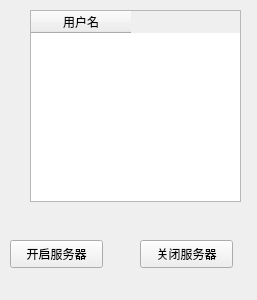
<?xml version="1.0" encoding="UTF-8"?>
<ui version="4.0">
 <class>server</class>
 <widget class="QWidget" name="server">
  <property name="geometry">
   <rect>
    <x>0</x>
    <y>0</y>
    <width>257</width>
    <height>300</height>
   </rect>
  </property>
  <property name="windowTitle">
   <string>Form</string>
  </property>
  <widget class="QTableWidget" name="xingmin">
   <property name="geometry">
    <rect>
     <x>30</x>
     <y>10</y>
     <width>211</width>
     <height>192</height>
    </rect>
   </property>
   <column>
    <property name="text">
     <string>用户名</string>
    </property>
   </column>
  </widget>
  <widget class="QPushButton" name="startbtn">
   <property name="geometry">
    <rect>
     <x>10</x>
     <y>240</y>
     <width>93</width>
     <height>28</height>
    </rect>
   </property>
   <property name="text">
    <string>开启服务器</string>
   </property>
  </widget>
  <widget class="QPushButton" name="closebtn">
   <property name="geometry">
    <rect>
     <x>140</x>
     <y>240</y>
     <width>93</width>
     <height>28</height>
    </rect>
   </property>
   <property name="text">
    <string>关闭服务器</string>
   </property>
  </widget>
 </widget>
 <resources/>
 <connections/>
</ui>
